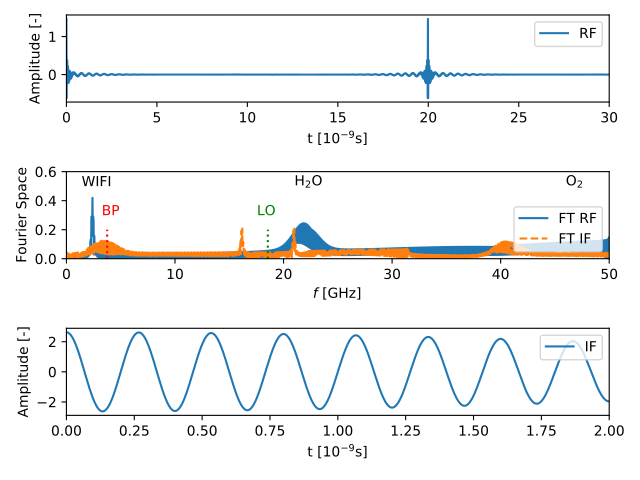

Recreate this plot in Python.
import numpy as np
import matplotlib.pyplot as plt

def get_ft(sig,sF):
    fT = np.fft.fft(sig) / len(sig)
    fT = np.abs(fT[range(int(len(sig) / 2))])
    frequencies = np.arange(len(sig) / 2) / len(sig) * sF
    return frequencies,fT

def gauss(sigma,mu,x):
    return 1/np.sqrt(2*np.pi*sigma**2)*np.exp(-(x-mu)**2/(2*sigma**2))

omega = np.linspace(0,50,1000)
amplitude = gauss(1,22,omega) + 30*gauss(40,80,omega) + 0.2*gauss(0.1,2.4,omega)
amplitude_no_wifi = gauss(1,22,omega) + 30*gauss(40,80,omega)

omega2 = 18.55
samplingFreq = 1000
t = np.arange(0, 30, 1/samplingFreq)

RF = np.sum(amplitude[:,None]*np.cos(2*np.pi*omega[:,None] * t),axis=0)

LO = np.cos(2*np.pi*omega2 * t)

frequencies, fT = get_ft(RF, samplingFreq)
frequencies2, LOfT = get_ft(LO, samplingFreq)
frequencies3, IF = get_ft(LO*RF, samplingFreq)

fig, (ax1, ax2, ax3) = plt.subplots(3)

ax1.plot(t,RF/len(amplitude)*10,label="RF")
#ax1.plot(t[::2],np.sum(IF*np.cos(2*np.pi*frequencies3 * t[:,None]),axis=0))
ax1.set_xlim(0,30)
ax1.set_ylabel("Amplitude [-]")
ax1.set_xlabel(r"t [$10^{-9}$s]")
ax1.legend(loc="upper right")

ax2.plot(frequencies,fT,label="FT RF")
#ax2.plot(frequencies2,LOfT)
ax2.plot(frequencies3,IF,ls="--",label="FT IF")
ax2.plot([3.75,3.75],[0,0.2],color="red",ls=":")
ax2.plot([omega2,omega2],[0,0.2],color="green",ls=":")
ax2.set_xlim(0,50)
ax2.set_ylabel("Fourier Space")
ax2.set_xlabel(r"$f$ [GHz]")
ax2.text(2.4-1,0.5,"WIFI")
ax2.text(3.75-0.5,0.3,"BP",color="red")
ax2.text(18.55-1,0.3,"LO",color="green")
ax2.text(22-1,0.5,r"H$_2$O")
ax2.text(47-1,0.5,r"O$_2$")
ax2.set_ylim(0,0.6)
ax2.legend(loc="lower right")

frequencies3, IF = get_ft(LO*RF, samplingFreq)
IF = IF[(frequencies3 < 3.75 + 0.1) & (frequencies3 > 3.75-0.1)]
frequencies3 = frequencies3[(frequencies3 < 3.75 + 0.1) & (frequencies3 > 3.75-0.1)]
print(np.sum(IF[:,None]*np.cos(2*np.pi*frequencies3[:,None] * t),axis=0))
ax3.plot(t,np.sum(IF[:,None]*np.cos(2*np.pi*frequencies3[:,None] * t),axis=0)*5,label="IF")
ax3.set_xlim(0,2)
ax3.set_ylabel("Amplitude [-]")
ax3.set_xlabel(r"t [$10^{-9}$s]")
ax3.legend(loc="upper right")

plt.tight_layout()
plt.savefig("mixing2.pdf")
plt.show()
